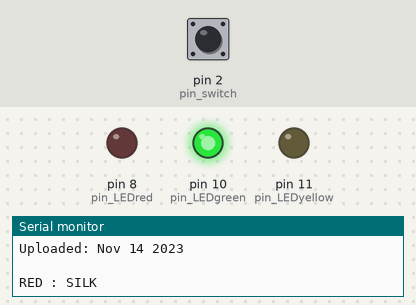
Simulated run of this sketch. Board: Arduino Uno, built with avr-gcc and run on an emulated ATmega328P. Shown: output pins drawn as LEDs (lit = HIGH), the last lines printed to the serial monitor. Inputs (shaded band) come from the test bench; at power-on: pin 2 (pin_switch) HIGH.

Above: at 1.2 s.
1.3 s: pin 2 (pin_switch) pulled LOW for 0.15 s
At 1.8 s:
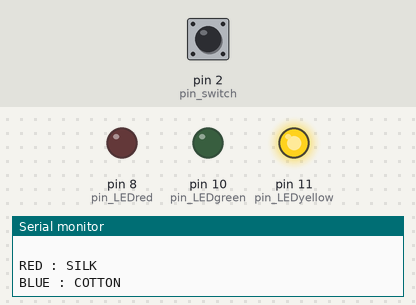
2.9 s: pin 2 (pin_switch) pulled LOW for 1 s
At 4.3 s:
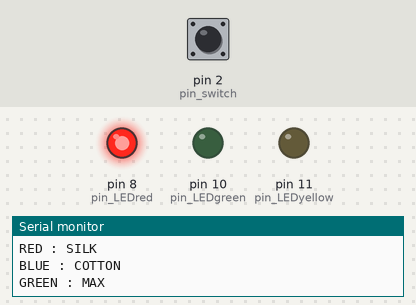
5.4 s: pin 2 (pin_switch) pulled LOW for 0.15 s
At 6.2 s:
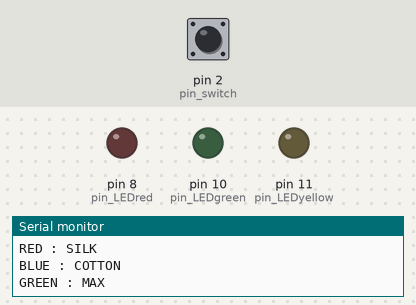
7.0 s: pin 2 (pin_switch) pulled LOW for 3.2 s
At 11.5 s:
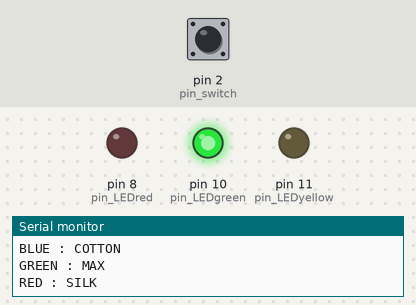
Timing chart, 0 to 12.7 s (numbered marks = the images above; inputs shaded):
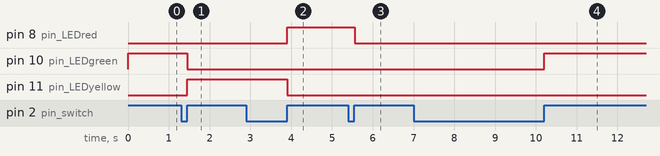

The sketch:

Toggle_2.ino
```cpp
//  Sketch: SwitchingThings_04
//
//  An  example of using a single button switch to set multiple states or conditions
//
//  Pins
//  D10 to resister and green LED
//  D9 to resister and yellow LED
//  D8 to resister and red LED
//  D2 to push button switch
//
//  state holds the current status.
//  0 = all off.
//  1 = green LED
//  2 = yellow LED
//  3 = red LED

// Define the pins being used
int pin_LEDgreen = 10;
int pin_LEDyellow = 11;
int pin_LEDred = 8;

int pin_switch = 2;

// variables to hold the new and old switch states
boolean oldSwitchState = LOW;
boolean newSwitchState1 = LOW;
boolean newSwitchState2 = LOW;
boolean newSwitchState3 = LOW;

byte state = 0;

void setup()
{
    Serial.begin(9600);
    Serial.print("Sketch:   ");   Serial.println(__FILE__);
    Serial.print("Uploaded: ");   Serial.println(__DATE__);
    Serial.println(" ");

    pinMode(pin_LEDgreen, OUTPUT);    digitalWrite(pin_LEDgreen,LOW);
    pinMode(pin_LEDyellow, OUTPUT);   digitalWrite(pin_LEDyellow,LOW);
    pinMode(pin_LEDred, OUTPUT);      digitalWrite(pin_LEDred,LOW);

    pinMode(pin_switch, INPUT);
}

void loop()
{
    newSwitchState1 = digitalRead(pin_switch);
    delay(1);
    newSwitchState2 = digitalRead(pin_switch);
    delay(1);
    newSwitchState3 = digitalRead(pin_switch);

    // if all 3 values are the same we can continue
    if (  (newSwitchState1==newSwitchState2) && (newSwitchState1==newSwitchState3) )
    {

        if ( newSwitchState1 != oldSwitchState )
        {

           // has the button switch been closed?
           if ( newSwitchState1 == HIGH )
           {
                // increase the value of state
                state++;
                if (state > 3) { state = 0; }

                // turn all LEDs off. Doing it this way means we do not need to care about the individual LEDs
                // simply turn them all off and then turn on the correct one.
                digitalWrite(pin_LEDgreen, LOW);
                digitalWrite(pin_LEDyellow, LOW);
                digitalWrite(pin_LEDred, LOW);

                // Turn on the next LED
                // Because the value of state does not change while we are testing it we don't need to use else if
                if (state==1) { digitalWrite(pin_LEDgreen, HIGH); Serial.println("RED : SILK"); }
                if (state==2) { digitalWrite(pin_LEDyellow, HIGH); Serial.println("BLUE : COTTON"); }
                if (state==3) { digitalWrite(pin_LEDred, HIGH); Serial.println("GREEN : MAX "); }

           }
           oldSwitchState = newSwitchState1;
        }
    }
}
```

Measured:
- after the input at 1.3 s, pin 10 (pin_LEDgreen): HIGH → LOW after 0.15 s; pin 11 (pin_LEDyellow): LOW → HIGH after 0.15 s
- after the input at 2.9 s, pin 8 (pin_LEDred): LOW → HIGH after 1.0 s; pin 11 (pin_LEDyellow): HIGH → LOW after 1.0 s
- after the input at 5.4 s, pin 8 (pin_LEDred): HIGH → LOW after 0.15 s
- after the input at 7.0 s, pin 10 (pin_LEDgreen): LOW → HIGH after 3.2 s
